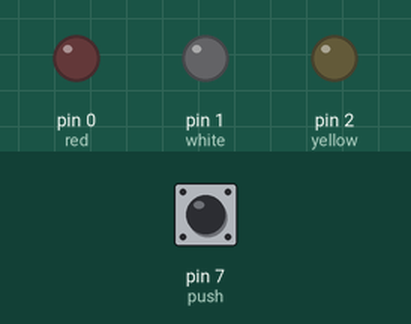
This sketch was run on a simulated Arduino Uno, built with avr-gcc and run on an emulated ATmega328P. Parts: output pins drawn as LEDs (lit = HIGH). Inputs (shaded band) come from the test bench; at power-on: pin 7 (push) LOW.

Above: at 1.2 s.
1.3 s: pin 7 (push) pulled HIGH for 0.15 s
At 2.3 s:
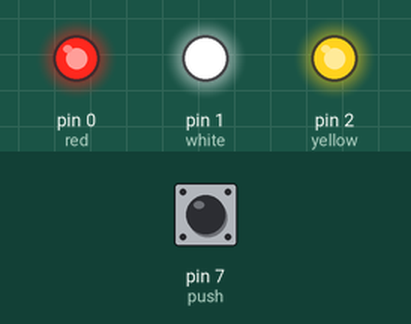
3.0 s: pin 7 (push) pulled HIGH for 0.15 s
At 3.6 s:
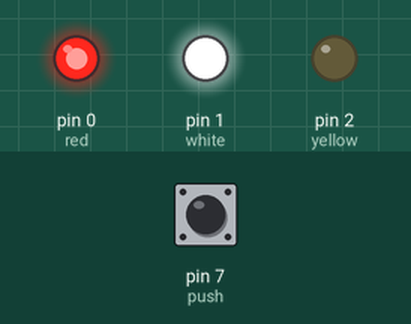
4.7 s: pin 7 (push) pulled HIGH for 0.15 s
At 6.1 s:
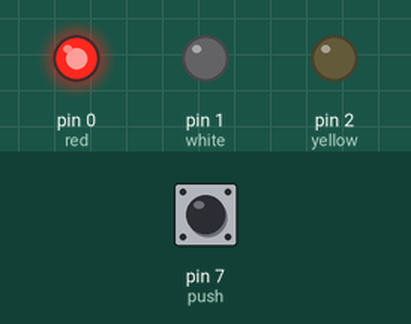
6.4 s: pin 7 (push) pulled HIGH for 0.15 s
At 6.5 s:
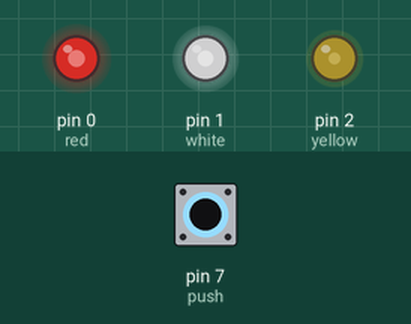
8.1 s: pin 7 (push) pulled HIGH for 3.2 s
At 12.4 s:
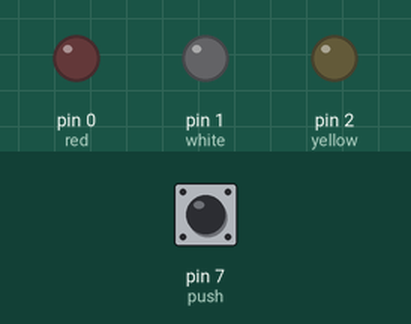
12.8 s: pin 7 (push) pulled HIGH for 1 s
At 14.3 s:
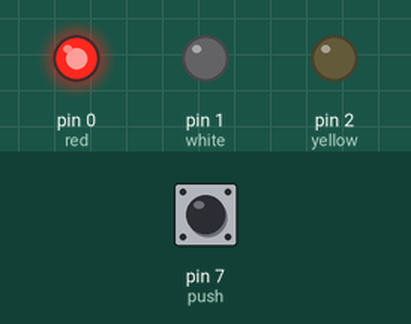
Timing chart, 0 to 15.8 s (numbered marks = the images above; inputs shaded):
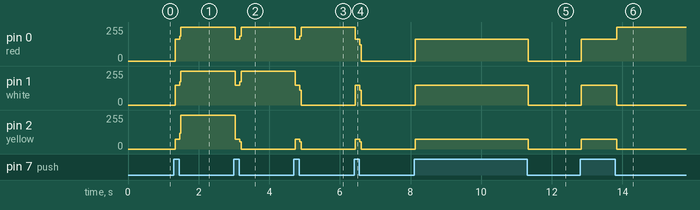

The sketch:

PUS.ino
```cpp
int red = 0 ;
int white =1 ;
int yellow =2 ;
int push=7;
int counter = 0 ;
void setup() {
  // put your setup code here, to run once:
pinMode(red,OUTPUT);
pinMode(white,OUTPUT);
pinMode(yellow,OUTPUT);
pinMode(push,INPUT);
}
void loop() {
if(digitalRead(push)==HIGH)
{
counter++ ;
if(counter==1)
{
digitalWrite(red,HIGH);
}
else if(counter==2)
{
digitalWrite(white,HIGH);
}
else if(counter==3)
{
digitalWrite(yellow,HIGH);
}
else
{
digitalWrite(red,0);
digitalWrite(yellow,0);
digitalWrite(white,0);
counter = 0;
}
}
}
```

Measured:
- after the input at 1.3 s, pin 0 (red): 0/255 → 163/255 at once, → 255/255 0.12 s later; pin 1 (white): 0/255 → 147/255 at once, → 255/255 0.12 s later; pin 2 (yellow): 0/255 → 74/255 at once, → 255/255 0.12 s later
- after the input at 3.0 s, pin 0 (red): 255/255 → 163/255 at once, → 255/255 0.12 s later; pin 1 (white): 255/255 → 147/255 at once, → 255/255 0.12 s later; pin 2 (yellow): 255/255 → 73/255 at once, → 0/255 0.12 s later
- after the input at 4.7 s, pin 0 (red): 255/255 → 163/255 at once, → 255/255 0.12 s later; pin 1 (white): 255/255 → 147/255 at once, → 0/255 0.12 s later; pin 2 (yellow): 0/255 → 74/255 at once, → 0/255 0.12 s later
- after the input at 6.4 s, pin 0 (red): 255/255 → 163/255 at once, → 0/255 0.12 s later; pin 1 (white): 0/255 → 147/255 at once, → 0/255 0.12 s later; pin 2 (yellow): 0/255 → 73/255 at once, → 0/255 0.12 s later
- after the input at 8.1 s, pin 0 (red): 0/255 → 163/255 at once, → 0/255 3.2 s later; pin 1 (white): 0/255 → 147/255 at once, → 0/255 3.2 s later; pin 2 (yellow): 0/255 → 74/255 at once, → 0/255 3.2 s later
- after the input at 12.8 s, pin 0 (red): 0/255 → 163/255 at once, → 255/255 1.0 s later; pin 1 (white): 0/255 → 147/255 at once, → 0/255 1.0 s later; pin 2 (yellow): 0/255 → 74/255 at once, → 0/255 1.0 s later
